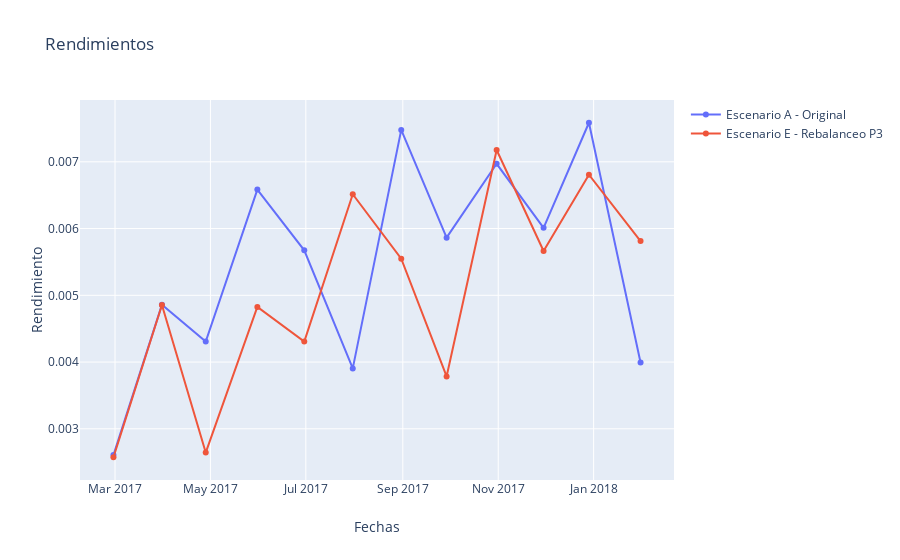

The notebook cell saved with this chart:
### Code cell
x = fechas
data1 = go.Scatter(x=x,y= Rends_mensual, mode= 'lines+markers', name= 'Escenario A - Original')
data5 = go.Scatter(x=x,y= Rends_mensual4, mode= 'lines+markers', name= 'Escenario E - Rebalanceo P3')


data= [data1,data5]
layout = go.Layout(title='Rendimientos', xaxis=dict(title='Fechas'),yaxis=dict(title='Rendimiento'))
fig = go.Figure(data=data,layout=layout)
iplot(fig, filename = 'Hist')

### Figure 1 — Plotly figure (JSON) as saved in the notebook; plotly's stock layout.template omitted (floating-point values rounded to 4 significant figures)
{"data": [{"mode": "lines+markers", "name": "Escenario A - Original", "type": "scatter", "x": ["2017-02-28", "2017-03-31", "2017-04-28", "2017-05-31", "2017-06-30", "2017-07-31", "2017-08-31", "2017-09-29", "2017-10-31", "2017-11-30", "2017-12-29", "2018-01-31", "2018-02-28"], "y": [0.002606, 0.004858, 0.004307, 0.006583, 0.005673, 0.003905, 0.007478, 0.005864, 0.00697, 0.006011, 0.007585, 0.003994]}, {"mode": "lines+markers", "name": "Escenario E - Rebalanceo P3", "type": "scatter", "x": ["2017-02-28", "2017-03-31", "2017-04-28", "2017-05-31", "2017-06-30", "2017-07-31", "2017-08-31", "2017-09-29", "2017-10-31", "2017-11-30", "2017-12-29", "2018-01-31", "2018-02-28"], "y": [0.002574, 0.004854, 0.002644, 0.004825, 0.004307, 0.006514, 0.005547, 0.003784, 0.007177, 0.005664, 0.006806, 0.005813]}], "layout": {"title": {"text": "Rendimientos"}, "xaxis": {"title": {"text": "Fechas"}}, "yaxis": {"title": {"text": "Rendimiento"}}}}
